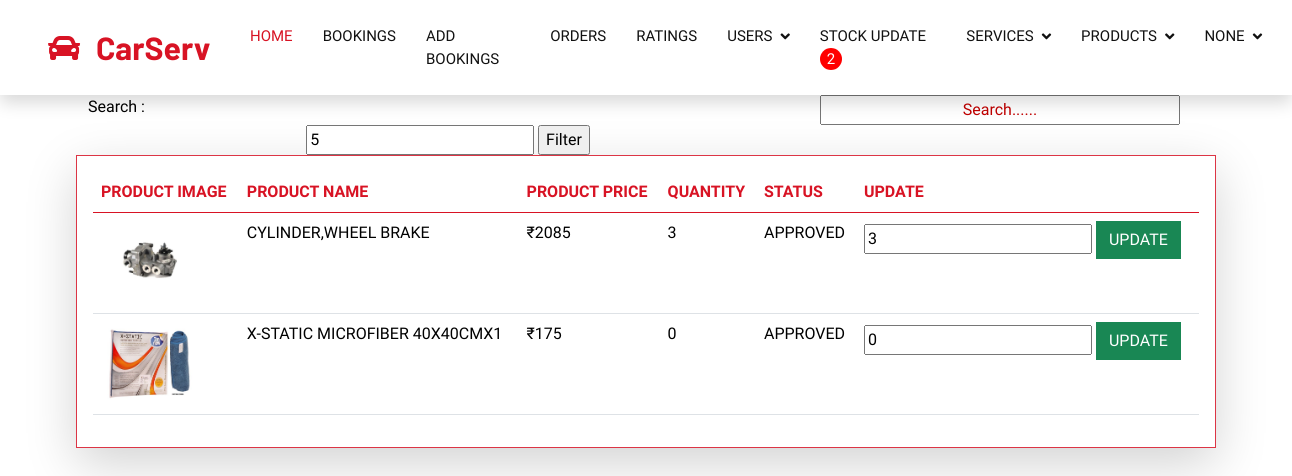
The app's page /StockUpdate, older data.
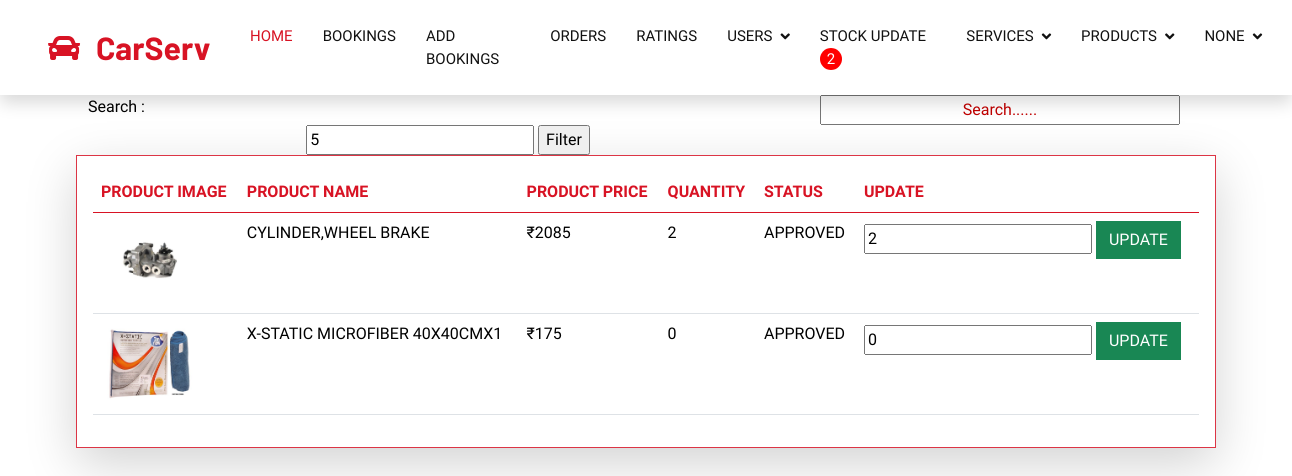
The same page, newer data.
### Serv_Booking/models.py (models this page shows, shortened)
class Products(models.Model):
    car_name = models.CharField(max_length=255)
    product_name = models.CharField(max_length=255)
    product_image = models.FileField(upload_to='product_images/', null=True, blank=True)
    product_price = models.CharField(max_length=255)
    product_details = models.TextField()
    quantity = models.IntegerField(default=1)
    status = models.CharField(max_length=25,default='approved')
    created_at = models.DateTimeField(auto_now_add=True)

### Serv_Booking/views.py (the view)
# urls.py: path('StockUpdate', views.StockUpdate),
def StockUpdate(request):
    data = Products.objects.all()
    filter =[]
    for i in data:
        if i.quantity <= 5:
            filter.append(i)
    return render(request,'Admin/StockUpdate.html',{'admin': request.session.get('admin'),'products':filter,'s':5,'count':countstock()})

### Serv_Booking/views.py (called while the page is built)
def countstock():
    data = Products.objects.all()
    count = 0
    for i in data:
        if i.quantity <= 5:
            count +=1
    return count

### templates/Admin/StockUpdate.html (shortened to what this page needs)
{% extends 'Admin/Base.html' %}
    {% block content %}
     <div class="container">
        <div class="row col-12">
            <div class="col-4 ">
                <label for="search-input">Search :</label>
            </div>
            <div class="col-md-8 d-flex flex-row-reverse">
                <input type="text" style="width:50%;" id="search-input" onkeyup="searchTable()" placeholder="Search......" >
            </div>
         </div>
     </div>
     <div class="container">
        <div class="row col-12">
            <div class="col-md-8 d-flex justify-content-center">
               <form action="../StockFilter" method="post">
                <input type="number" name="quantity" value="{{s}}" placeholder="Enter filter Quantity" id="">
                <input type="submit" value="Filter">
               </form>
            </div>
         </div>
     </div>
     <div class="container border border-danger rounded shadow-lg p-3 mb-5 bg-white">
        <div class="row">
            <div class="col-md-12 table-responsive">
                <table id="booking-table" class="table table-hover">
                    <thead class="text-uppercase">
                        <tr style="color: #D81324;">
                            <th scope="col">product Image</th>
                            <th scope="col">product name</th>
                            <th scope="col">product price</th>
                            <th scope="col">quantity</th>
                            <th scope="col">Status</th>
                            <th scope="col">Update</th>
                        </tr>
                    </thead>
                    <tbody class="text-uppercase" style="color: #000000;">
                        {% for i in products %}
                        <tr>
                            <td>
                                <img src="{{ i.product_image.url }}" alt="Current Image" width="100px" height="auto">
                            </td>
                            <td>{{ i.product_name }}</td>
                            <td>₹{{ i.product_price }}</td>
                            <td>{{ i.quantity }}</td>
                            <td>{{ i.status }}</td>
                            <td>
                                <form action="ItemUpdate/{{i.pk}}" method="post">
                                    <input type="number" value="{{i.quantity}}" name="quantity" id="">
                                    <input type="submit" class="btn btn-success" value="Update">
                                </form>
                            </td>
                        </tr>
                        {% endfor %}
                    </tbody>
                </table>
         {% endblock %}

Row changes from the older to the newer data that the page shows:
changed Products "CYLINDER,WHEEL BRAKE": quantity "3" → "2"
